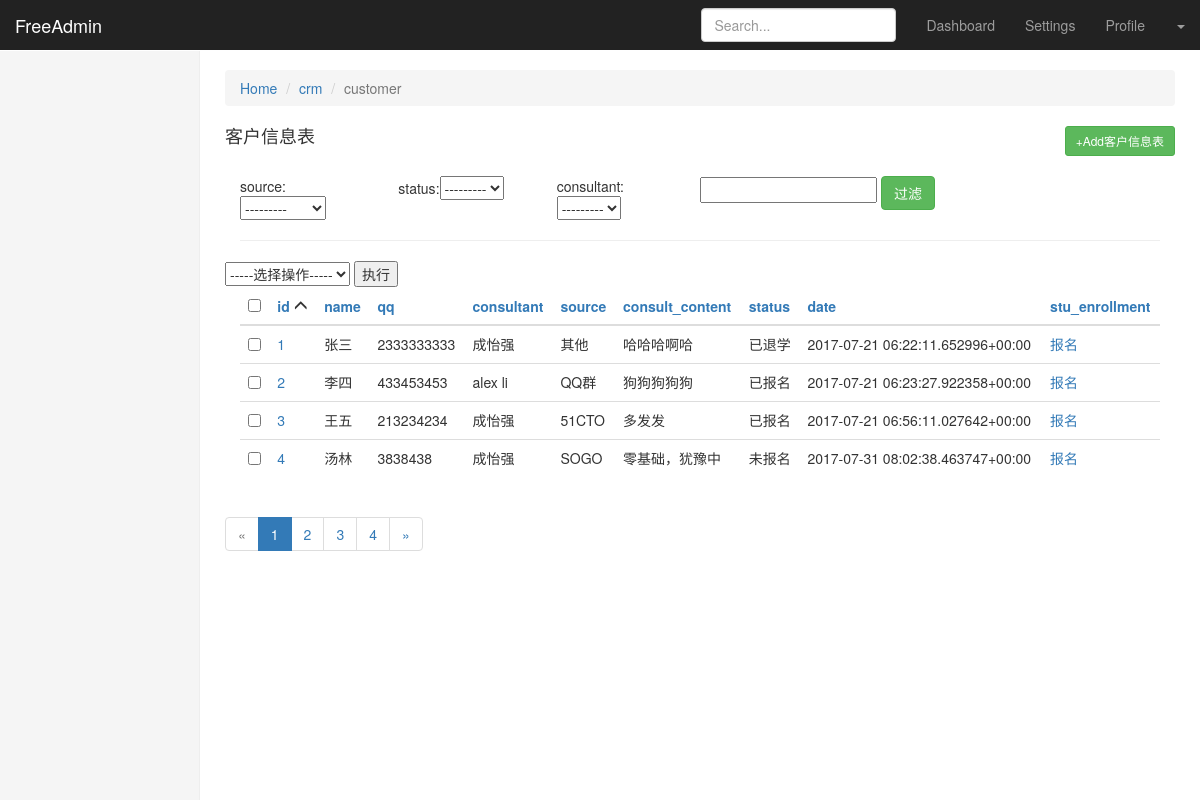
The page /freeadmin/crm/customer/?_o=id on the database its author committed.
### crm/models.py (models this page shows)
class Customer(models.Model):
    name = models.CharField(max_length=32)
    qq = models.CharField(max_length=64, unique=True)
    weixin = models.CharField(max_length=64, blank=True, null=True)
    age = models.PositiveSmallIntegerField(blank=True, null=True)
    gender = models.PositiveSmallIntegerField(choices=((0, 'Female'), (1, 'Male')), blank=True, null=True)
    phone = models.PositiveIntegerField(blank=True, null=True)
    source_choices = ((0, 'Baidu商桥'),
                      (1, '51CTO'),
                      (2, 'QQ群'),
                      (3, 'SOGO'),
                      (4, '知乎'),
                      (5, '转介绍'),
                      (6, '其他'),
                      )
    source = models.SmallIntegerField(choices=source_choices)
    referral_from = models.ForeignKey("self", related_name="my_referrals",
                                      blank=True, null=True, verbose_name="转介绍")
    consult_courses = models.ManyToManyField("Course")
    status_choices = ((0, '已报名'),
                      (1, '未报名'),
                      (2, '已退学'),
                      )
    status = models.SmallIntegerField(choices=status_choices)
    consultant = models.ForeignKey("UserProfile", verbose_name="课程顾问")
    consult_content = models.TextField(max_length=1024)
    graduated = models.BooleanField(default=False)
    date = models.DateTimeField(auto_now_add=True)
    def stu_enrollment(self):
        ele = '''<a href='/crm/customer/enrollment/%s/'>报名</a>''' % self.id
        return ele
    def __str__(self):
        return "%s" % self.name
    class Meta:
        verbose_name_plural = "客户信息表"
        verbose_name = "客户信息表"

class UserProfile(models.Model):
    user = models.OneToOneField(User)
    name = models.CharField(max_length=32)
    roles = models.ManyToManyField("Role", blank=True, null=True)
    def __str__(self):
        return "%s" % self.name
    class Meta:
        permissions = (
            ('crm_app_index', '可以查看freeadmin所有的app首页'),
            ('crm_table_list', '可以查看freeadmin表里的所有数据'),
            ('crm_table_list_view', '可以查看freeadmin表里每条数据的修改页'),
            ('crm_table_list_change', '可以修改freeadmin表里每条数据'),
            ('crm_table_list_add', '可以添加数据'),
        )

### freeadmin/permission.py (the view)
    def inner(*args, **kwargs):
        if not perm_check(*args, **kwargs):
            request = args[0]
            return render(request, 'freeadmin/page_403.html')
        return func(*args, **kwargs)

### freeadmin/permission.py (called while the page is built, shortened)
def perm_check(*args, **kwargs):
    match_results = []
    request = args[0]
    resolve_url_obj = resolve(request.path)
    current_url_name = resolve_url_obj.url_name  # 当前url的url_name
    print('---perm:', request.user, request.user.is_authenticated(), current_url_name)
    match_key = None
    if request.user.is_authenticated() is False:
        return redirect(settings.LOGIN_URL)

def check_permission(func):
    def inner(*args, **kwargs):
        if not perm_check(*args, **kwargs):
            request = args[0]
            return render(request, 'freeadmin/page_403.html')
        return func(*args, **kwargs)
    return inner

### freeadmin/templatetags/freeadmin_tags.py (called while the page is built)
@register.simple_tag
def get_model_verbose_name(model_obj):
    model_name = model_obj._meta.verbose_name if model_obj._meta.verbose_name else model_obj._meta.verbose_name_plural
    if not model_name:
        model_name = model_obj._meta.model_name
    return model_name

@register.simple_tag
def get_model_name(model_obj):
    return model_obj._meta.model_name

@register.simple_tag
def get_app_name(model_obj):
    return model_obj._meta.app_label

@register.simple_tag
def get_filter_field(filter_column, admin_obj):
    field_obj = admin_obj.model._meta.get_field(filter_column)
    select_ele = """<select name="%s">""" % filter_column
    print(field_obj.get_choices())
    for choice in field_obj.get_choices():
        selected_condition = admin_obj.filter_conditions.get(filter_column)
        if selected_condition is not None:  # if none 没有过滤这个条件
            if selected_condition == str(choice[0]):
                selected = "selected"
            else:
                selected = ""
        else:
            selected = ""
        option_ele = """<option value="%s" %s>%s</option>""" % (choice[0], selected, choice[1])
        select_ele += option_ele
    select_ele += "</select>"
    return mark_safe(select_ele)

@register.simple_tag
def generate_filter_url(admin_obj):
    url = ""
    for k, v in admin_obj.filter_conditions.items():
        url += "&%s=%s" % (k, v)
    return url

@register.simple_tag
def get_orderby_key(request, column):
    current_order_by_key = request.GET.get("_o")
    if current_order_by_key is not None:  # 肯定有某列被排序
        if current_order_by_key == column:  # 当前这列被排序
            return "-%s" % column
        else:
            return column.strip("-")
    return column

@register.simple_tag
def get_current_orderby_key(request):
    current_order_by_key = request.GET.get("_o")
    return current_order_by_key

### freeadmin/templates/freeadmin/table_data_list.html (shortened to what this page needs)
{% extends 'freeadmin/index.html' %}
{% load freeadmin_tags  %}
{% block right-container-content %}
    <div class="row" style="margin-bottom: 20px">
        <ol class="breadcrumb">
          <li><a href="/freeadmin/">Home</a></li>
          <li><a href="/freeadmin/{% get_app_name admin_obj.model %}/">{% get_app_name admin_obj.model %}</a></li>
          <li class="active">{% get_model_name admin_obj.model %}</li>
        </ol>
        <h4>{% get_model_verbose_name admin_obj.model %}</h4>
        <a href="{{ request.path }}add/" class="btn btn-sm btn-success pull-right" style="margin-top: -30px">+Add{% get_model_verbose_name admin_obj.model %}</a>
    </div>
    {% if admin_obj.search_fields or admin_obj.list_filter %}
        <div class="row">
            <form>
                {% if admin_obj.list_filter %}
                    {% for filter_column in admin_obj.list_filter %}
                        <div class="col-lg-2">
                            {{ filter_column }}:{% get_filter_field filter_column admin_obj %}
                        </div>
                    {% endfor %}
                {% endif %}
                {% if admin_obj.search_fields %}
                    <input name="_q" value="{% get_search_key request %}">
                {% endif %}
                <input type="submit" class="btn btn-success" value="过滤">
            </form>
        </div>
        <hr>
    {% endif %}
    <div class="row">
        <form name="test" method="post" onsubmit="return ActionValidation(this)">{% csrf_token %}
            <select name="action_select">
                    {% get_admin_actions admin_obj %}
            </select>
            <input type="submit" value="执行">
        </form>
    </div>
    <table class="table table-hover">
    <thead>
        <tr>
            <th>
                <input type="checkbox" onclick="SelectAll(this);">
            </th>
            {% for column in admin_obj.list_display %}
            <th>
                <a href="?_o={% get_orderby_key request column %}{% generate_filter_url admin_obj %}">{{ column }}</a>
                {% display_order_by_icon request column %}
            </th>
            {% endfor %}
        </tr>
    </thead>
      <tbody>
        {% for obj in admin_obj.querysets %}
            <tr>
                <td>
                    <input tag="obj_checkbox" type="checkbox" value="{{ obj.id }}">
                </td>
                {% build_table_row admin_obj obj %}
            </tr>
        {% endfor %}
      </tbody>
    </table>
    <div class="row">
        <nav aria-label="...">
            <ul class="pagination">
                {% if page == 1 %}
                    <li class="disabled">
                {% else %}
                    <li>
                    <a href="?page={{ admin_obj.querysets.previous_page_number }}{% generater_order_by_url request %}{% generate_filter_url admin_obj %}" aria-label="Previous">
                {% endif %}
                <span aria-hidden="true">
                    «
                </span>
                    </li>
                {% for page in admin_obj.querysets.paginator.page_range %}
                    {% if page == admin_obj.querysets.number %}
                        <li class="active">
                    {% else %}
                        <li>
                    {% endif %}
                        <a href="?page={{ page }}{% generater_order_by_url request %}{% generate_filter_url admin_obj %}">{{ page }}<span class="sr-only">(current)</span></a>
                        </li>
                {% endfor %}
                {% if page == admin_obj.querysets.paginator.num_pages %}
                    <li class="disabled">
                {% else %}
                    <li>
                    <a href="?page={{ admin_obj.querysets.next_page_number }}{% generater_order_by_url request %}{% generate_filter_url admin_obj %}" aria-label="Next">
                {% endif %}
                    <span aria-hidden="true">
                        »
                    </span>
                    </a>
                    </li>
            </ul>
        </nav>
    </div>
{% endblock %}

### statics/css/dashboard.css (style rules this page uses)
body { padding-top: 50px; }

### rows shown on the page
Customer: name+id+qq "1 张三 2333333333 成怡强 其他 哈哈哈啊哈 已退学 2017-07-21 06:22:11.652996+00:00 报名"
Customer: name+id+qq "2 李四 433453453 alex li QQ群 狗狗狗狗狗 已报名 2017-07-21 06:23:27.922358+00:00 报名"
Customer: name+id+qq "3 王五 213234234 成怡强 51CTO 多发发 已报名 2017-07-21 06:56:11.027642+00:00 报名"
Customer: name+id+qq "4 汤林 3838438 成怡强 SOGO 零基础，犹豫中 未报名 2017-07-31 08:02:38.463747+00:00 报名"

### other values the page prints
{{ filter_column }} "source" "status" "consultant"
{{ column }} "id" "name" "qq" "consultant" "source" "consult_content" "status" "date" "stu_enrollment"
{{ page }} "1" "2" "3" "4"
